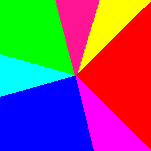
#> input picture color.tif, 151 x 151 px
$ python seperate_color.py
#> lines starting #> are read from the running program, lines starting #| are printed output that depends on the picture
from PIL import Image

#reading the image and putiing the pixel values in a list
content = Image.open('color.tif')
#> content is the input picture: PIL image 151x151 RGB; mean R, G, B 128.4, 87, 116.5
pixels = list(content.getdata())
#> pixels = 22801 items

#function to check if the pixel is of given color and put in the output image if true
def extract_color(color_code, px_val):
#> called with color_code = (255, 0, 0)
	image_tup = list()
	for l in range(len(px_val)):
		if tuple(px_val[l][:3]) == color_code:
			image_tup.append(tuple(px_val[l][:3]))
		else:
			image_tup.append((255, 255, 255))
#> after the loop, image_tup = 22801 items
	return image_tup

#function to check if the pixel is of given color and remove it from the output image if true
def remove_color(color_code, px_val):
	image_tup = list()
	for l in range(len(px_val)):
		if tuple(px_val[l][:3]) == color_code:
			image_tup.append((255, 255, 255))
		else:
			image_tup.append(tuple(px_val[l][:3]))
	return image_tup

#Performing the Color Extraction for each color
# Red only
red_only = extract_color((255, 0, 0), pixels)
#> red_only = 22801 items
new_img = Image.new(content.mode,content.size)
#> new_img: PIL image 151x151 RGB; every value is 0
new_img.putdata(red_only)
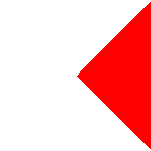
#> new_img: PIL image 151x151 RGB; mean R, G, B 255, 192.3, 192.3
new_img.save('red_only.tif')

# Green only
green_only = extract_color((0, 255, 0), pixels)
#> green_only = 22801 items
new_img = Image.new(content.mode,content.size)
new_img.putdata(green_only)
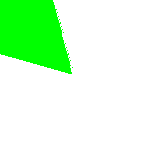
#> new_img: PIL image 151x151 RGB; mean R, G, B 210.6, 255, 210.6
new_img.save('green_only.tif')

# Blue only
blue_only = extract_color((0, 0, 255), pixels)
#> blue_only = 22801 items
new_img = Image.new(content.mode,content.size)
new_img.putdata(blue_only)
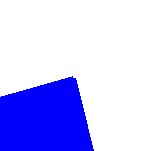
#> new_img: PIL image 151x151 RGB; mean R, G, B 192.6, 192.6, 255
new_img.save('blue_only.tif')

#Performing the Color Removal of the given color
# Missing red
no_red = remove_color((255, 0, 0), pixels)
#> no_red = 22801 items
new_img = Image.new(content.mode,content.size)
new_img.putdata(no_red)
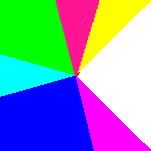
#> new_img: PIL image 151x151 RGB; mean R, G, B 128.4, 149.6, 179.2
new_img.save('no_red.tif')

# Missing green
no_green = remove_color((0, 255, 0), pixels)
#> no_green = 22801 items
new_img = Image.new(content.mode,content.size)
new_img.putdata(no_green)
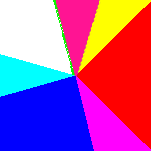
#> new_img: PIL image 151x151 RGB; mean R, G, B 172.8, 87, 160.9
new_img.save('no_green.tif')

# Missing blue
no_blue = remove_color((0, 0, 255), pixels)
#> no_blue = 22801 items
new_img = Image.new(content.mode,content.size)
new_img.putdata(no_blue)
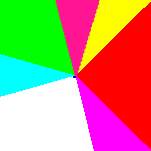
#> new_img: PIL image 151x151 RGB; mean R, G, B 190.9, 149.4, 116.5
new_img.save('no_blue.tif')
